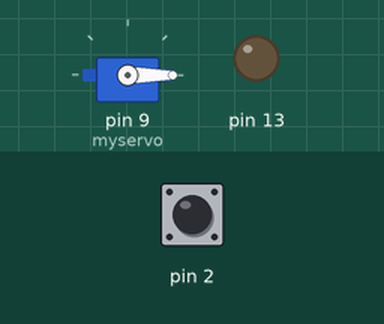
Bench run of a sketch on a simulated Arduino Uno, built with avr-gcc and run on an emulated ATmega328P. Shown: servo, output pins drawn as LEDs (lit = HIGH). The inputs (shaded band) are chosen by the test bench; at power-on: pin 2 HIGH.

Above: at 1.2 s.
1.3 s: pin 2 pulled LOW for 0.15 s
At 1.4 s:
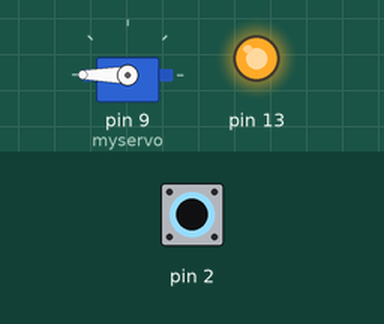
3.0 s: pin 2 pulled LOW for 3.2 s
At 7.1 s:
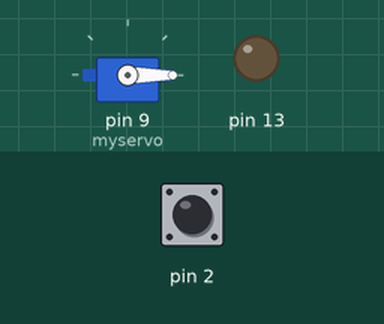
Timing chart, 0 to 8.6 s (numbered marks = the images above; inputs shaded):
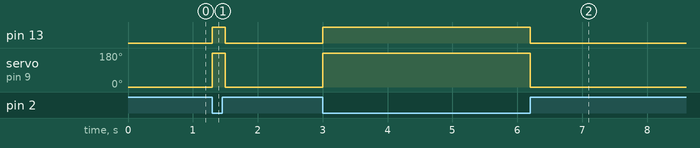

The sketch:

ArdServoButtLED.ino
```cpp
#include <Servo.h>

Servo myservo;


void setup() {

  myservo.attach(9);
  myservo.write(0);
  pinMode(2,INPUT_PULLUP);
  pinMode(13, OUTPUT);
}

void loop() {

  while(digitalRead(2) == LOW){
    digitalWrite(13, HIGH);
    myservo.write(180);
    delay(100);
  }
  myservo.write(0);
  digitalWrite(13, LOW);

}
```

Measured:
- after the input at 1.3 s, pin 13: LOW → HIGH at once, → LOW 0.20 s later; servo on pin 9 (myservo): 0° → 180° at once, → 0° 0.20 s later
- after the input at 3.0 s, pin 13: LOW → HIGH at once, → LOW 3.2 s later; servo on pin 9 (myservo): 0° → 180° at once, → 0° 3.2 s later
